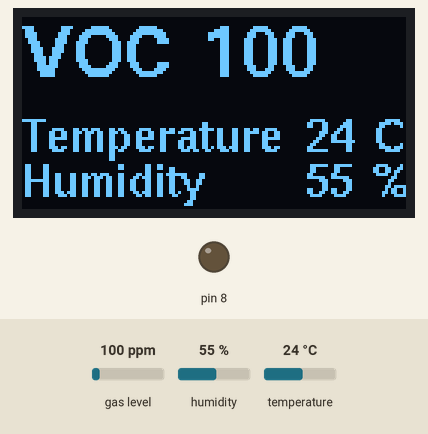
Recording of a sketch running on a simulated Arduino Uno, built with avr-gcc and run on an emulated ATmega328P. Parts: 128×64 one-colour display, output pins drawn as LEDs (lit = HIGH). The test bench sets the inputs (shaded band); at power-on: gas level 100 ppm, temperature 24 °C, humidity 55 %. What the sketch prints to the serial monitor is not drawn.

Above: at 1.2 s.
1.3 s: gas level set to 20 ppm
At 2.7 s:
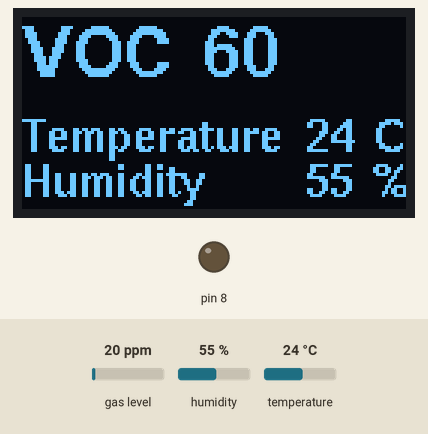
3.2 s: gas level set to 750 ppm
At 4.5 s:
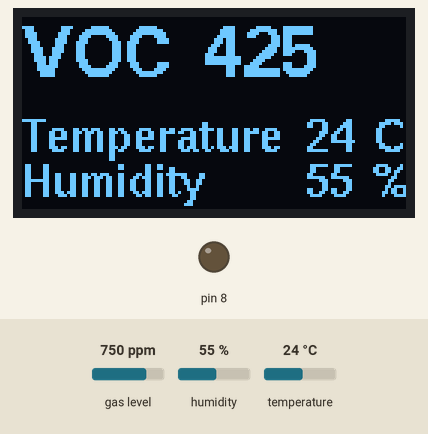
5.4 s: temperature set to 19 °C
At 6.7 s:
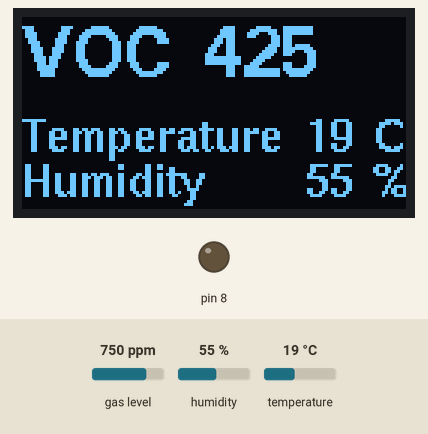
7.6 s: humidity set to 22 %
At 9.6 s:
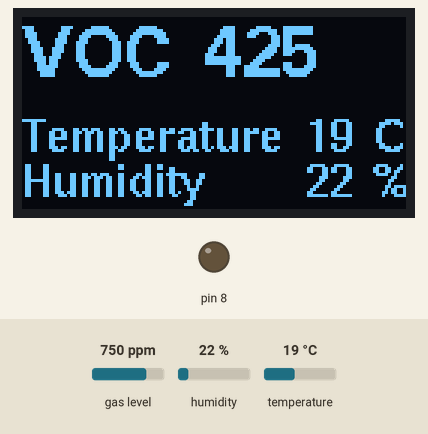
Timing chart, 0 to 10.8 s (numbered marks = the images above; inputs shaded):
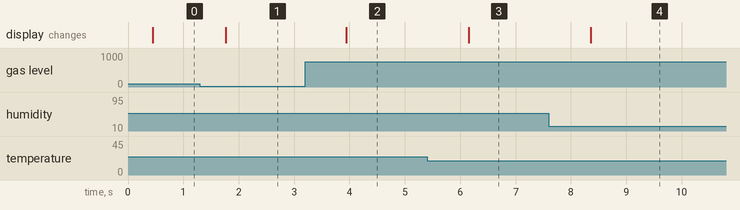

The sketch:

sgp40_am2320.ino
```cpp
#include "U8glib.h"
#include <Wire.h>
#include "Adafruit_SGP40.h"
#include "Adafruit_Sensor.h"
#include "Adafruit_AM2320.h"

// setup u8g object, please remove comment from one of the following constructor calls
// IMPORTANT NOTE: The following list is incomplete. The complete list of supported
// devices with all constructor calls is here: https://github.com/olikraus/u8glib/wiki/device
//U8GLIB_SSD1306_128X64 u8g(13, 11, 10, 9);	// SW SPI Com: SCK = 13, MOSI = 11, CS = 10, A0 = 9
//U8GLIB_SSD1306_128X64 u8g(4, 5, 6, 7);	// SW SPI Com: SCK = 4, MOSI = 5, CS = 6, A0 = 7 (new white HalTec OLED)
//U8GLIB_SSD1306_128X64 u8g(10, 9);		// HW SPI Com: CS = 10, A0 = 9 (Hardware Pins are  SCK = 13 and MOSI = 11)
//U8GLIB_SSD1306_128X64 u8g(U8G_I2C_OPT_NONE|U8G_I2C_OPT_DEV_0);	// I2C / TWI
U8GLIB_SSD1306_128X64 u8g(U8G_I2C_OPT_DEV_0|U8G_I2C_OPT_NO_ACK|U8G_I2C_OPT_FAST);	// Fast I2C / TWI
//U8GLIB_SSD1306_128X64 u8g(U8G_I2C_OPT_NO_ACK);	// Display which does not send AC
//U8GLIB_SSD1306_ADAFRUIT_128X64 u8g(13, 11, 10, 9);	// SW SPI Com: SCK = 13, MOSI = 11, CS = 10, A0 = 9
//U8GLIB_SSD1306_ADAFRUIT_128X64 u8g(10, 9);		// HW SPI Com: CS = 10, A0 = 9 (Hardware Pins are  SCK = 13 and MOSI = 11)


Adafruit_SGP40 sgp;
Adafruit_AM2320 am2320 = Adafruit_AM2320();
uint16_t t, h;
uint16_t voc_index, voc_index_adjusted;

void setup(void) {

  Serial.begin(115200);
  while (!Serial) { delay(10); } // Wait for serial console to open!

  Serial.println("SGP40 test with AM2320 compensation");

  if (! sgp.begin()){
    Serial.println("SGP40 VOC sensor not found :(");
    while (1);
  }

  if (! am2320.begin()) {
    Serial.println("Couldn't find AM2320 Temperature & Humidity Sensor");
    while (1);
  }

  Serial.print("Found AM2320 + SGP40 serial #");
  Serial.print(sgp.serialnumber[0], HEX);
  Serial.print(sgp.serialnumber[1], HEX);
  Serial.println(sgp.serialnumber[2], HEX);

  // flip screen, if required
  // u8g.setRot180();

  // set SPI backup if required
  //u8g.setHardwareBackup(u8g_backup_avr_spi);

  // assign default color value
  if ( u8g.getMode() == U8G_MODE_R3G3B2 ) {
    u8g.setColorIndex(255);     // white
  }
  else if ( u8g.getMode() == U8G_MODE_GRAY2BIT ) {
    u8g.setColorIndex(3);         // max intensity
  }
  else if ( u8g.getMode() == U8G_MODE_BW ) {
    u8g.setColorIndex(1);         // pixel on
  }
  else if ( u8g.getMode() == U8G_MODE_HICOLOR ) {
    u8g.setHiColorByRGB(255,255,255);
  }

  pinMode(8, OUTPUT);
}

void loop(void) {
  // picture loop
  t = (uint16_t) am2320.readTemperature();
  h = (uint16_t) am2320.readHumidity();

  //voc_index = sgp.measureVocIndex();
  voc_index_adjusted = sgp.measureVocIndex(t, h);

  Serial.print("Temp *C = "); Serial.print(t); Serial.print("\t\t"); Serial.print("Hum. % = "); Serial.print(h); Serial.print("\t\t");
  Serial.print("VOC = "); Serial.print(voc_index); Serial.print("\t\t"); Serial.print("VOC (adj) = "); Serial.println(voc_index_adjusted);

  u8g.firstPage();


  do {
    // VOC index
    u8g.setFont(u8g_font_fub17);
    u8g.drawStr( 0, 20, "VOC");
    //char voc[3];
    //sprintf (voc, "%d", voc_index);
    //u8g.drawStr( 40, 15, voc);
    //u8g.drawStr( 80, 15, "/");
    char voca[3];
    sprintf (voca, "%d", voc_index_adjusted);
    u8g.drawStr(60, 20, voca);

    u8g.setFont(u8g_font_helvB10);

    u8g.drawStr( 0, 45, "Temperature");
    u8g.drawStr( 117, 45, "C");
    char buft[3];
    sprintf (buft, "%d", t);
    u8g.drawStr(95, 45, buft);

    u8g.drawStr( 0, 60, "Humidity");
    u8g.drawStr( 117, 60, "%");
    char bufh[3];
    sprintf (bufh, "%d", h);
    u8g.drawStr(95, 60, bufh);

  } while( u8g.nextPage() );

  // rebuild the picture after some delay
  //delay(50);
}
```

Measured:
- after the input at 1.3 s, the display: changes after 0.47 s (image 1)
- after the input at 3.2 s, the display: changes after 0.74 s (image 2)
- after the input at 5.4 s, the display: changes after 0.75 s (image 3)
- after the input at 7.6 s, the display: changes after 0.75 s (image 4)
